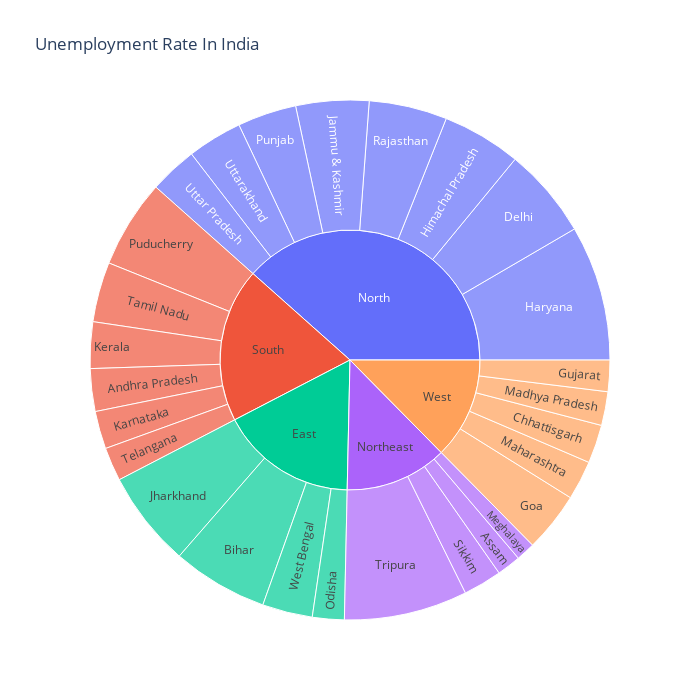

Notebook code cell kept with this figure:
### Code cell
unemployment = dataset[['states','region','estimated_unemployment_rate']]
figure = px.sunburst(unemployment, path=['region','states'], values='estimated_unemployment_rate',width=700,height=700,color_continuous_scale='RdY1Gn',title='Unemployment Rate In India')
figure.show()

### Figure 1 — Plotly figure (JSON) as saved in the notebook; plotly's stock layout.template omitted (floating-point values rounded to 4 significant figures)
{"data": [{"branchvalues": "total", "domain": {"x": [0, 1], "y": [0, 1]}, "hovertemplate": "labels=%{label}<br>estimated_unemployment_rate=%{value}<br>parent=%{parent}<br>id=%{id}<extra></extra>", "ids": ["South/Andhra Pradesh", "Northeast/Assam", "East/Bihar", "West/Chhattisgarh", "North/Delhi", "West/Goa", "West/Gujarat", "North/Haryana", "North/Himachal Pradesh", "North/Jammu & Kashmir", "East/Jharkhand", "South/Karnataka", "South/Kerala", "West/Madhya Pradesh", "West/Maharashtra", "Northeast/Meghalaya", "East/Odisha", "South/Puducherry", "North/Punjab", "North/Rajasthan", "Northeast/Sikkim", "South/Tamil Nadu", "South/Telangana", "Northeast/Tripura", "North/Uttar Pradesh", "North/Uttarakhand", "East/West Bengal", "East", "North", "Northeast", "South", "West"], "labels": ["Andhra Pradesh", "Assam", "Bihar", "Chhattisgarh", "Delhi", "Goa", "Gujarat", "Haryana", "Himachal Pradesh", "Jammu & Kashmir", "Jharkhand", "Karnataka", "Kerala", "Madhya Pradesh", "Maharashtra", "Meghalaya", "Odisha", "Puducherry", "Punjab", "Rajasthan", "Sikkim", "Tamil Nadu", "Telangana", "Tripura", "Uttar Pradesh", "Uttarakhand", "West Bengal", "East", "North", "Northeast", "South", "West"], "name": "", "parents": ["South", "Northeast", "East", "West", "North", "West", "West", "North", "North", "North", "East", "South", "South", "West", "West", "Northeast", "East", "South", "North", "North", "Northeast", "South", "South", "Northeast", "North", "North", "East", "", "", "", "", ""], "type": "sunburst", "values": [86.64, 48.56, 194.7, 78.19, 184.1, 121.7, 63.76, 274.8, 160.7, 148.3, 195.4, 76.68, 94.34, 68.54, 79.79, 38.66, 64.62, 179.4, 119.8, 158.7, 78.34, 121.9, 68.33, 250.6, 97.37, 111.6, 101.9, 556.6, 1255.0, 416.1, 627.3, 411.9]}], "layout": {"height": 700, "legend": {"tracegroupgap": 0}, "title": {"text": "Unemployment Rate In India"}, "width": 700}}
